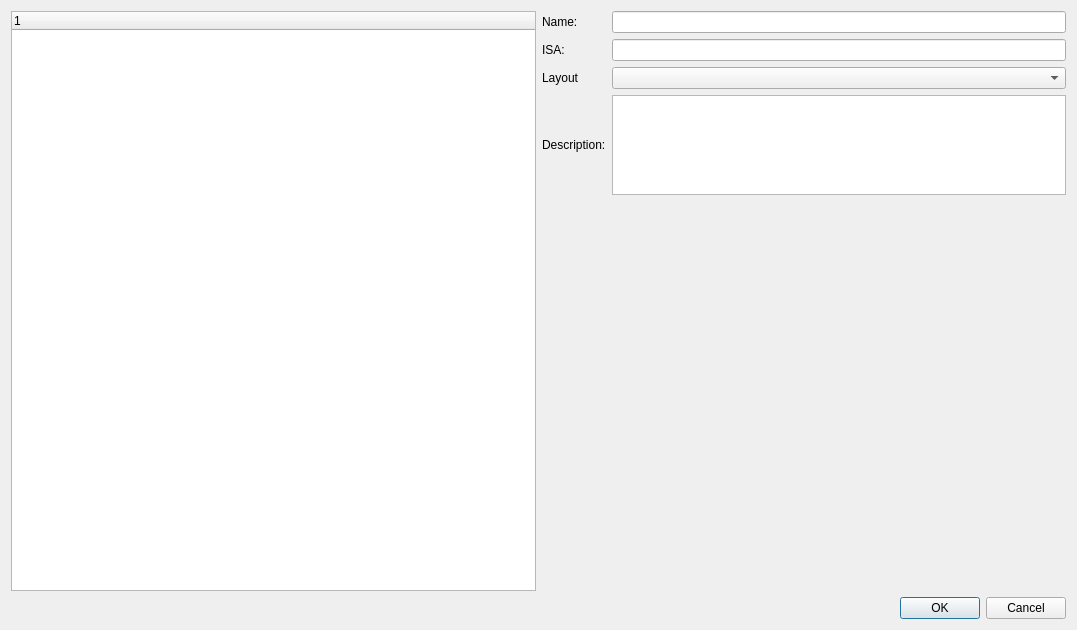
<?xml version="1.0" encoding="UTF-8"?>
<ui version="4.0">
 <class>Ripes::ProcessorSelectionDialog</class>
 <widget class="QDialog" name="Ripes::ProcessorSelectionDialog">
  <property name="geometry">
   <rect>
    <x>0</x>
    <y>0</y>
    <width>1077</width>
    <height>630</height>
   </rect>
  </property>
  <property name="windowTitle">
   <string>Dialog</string>
  </property>
  <property name="modal">
   <bool>true</bool>
  </property>
  <layout class="QVBoxLayout" name="verticalLayout_4">
   <item>
    <layout class="QVBoxLayout" name="verticalLayout_3">
     <item>
      <layout class="QHBoxLayout" name="horizontalLayout" stretch="0,0">
       <item>
        <widget class="QTreeWidget" name="processors">
         <column>
          <property name="text">
           <string notr="true">1</string>
          </property>
         </column>
        </widget>
       </item>
       <item>
        <layout class="QVBoxLayout" name="infoLayout" stretch="0,2">
         <item>
          <layout class="QGridLayout" name="gridLayout">
           <item row="1" column="1">
            <widget class="QLineEdit" name="ISA">
             <property name="readOnly">
              <bool>true</bool>
             </property>
            </widget>
           </item>
           <item row="0" column="0">
            <widget class="QLabel" name="label">
             <property name="text">
              <string>Name:</string>
             </property>
            </widget>
           </item>
           <item row="1" column="0">
            <widget class="QLabel" name="label_2">
             <property name="text">
              <string>ISA:</string>
             </property>
            </widget>
           </item>
           <item row="3" column="1">
            <widget class="QPlainTextEdit" name="description">
             <property name="sizePolicy">
              <sizepolicy hsizetype="MinimumExpanding" vsizetype="Preferred">
               <horstretch>0</horstretch>
               <verstretch>0</verstretch>
              </sizepolicy>
             </property>
             <property name="minimumSize">
              <size>
               <width>0</width>
               <height>100</height>
              </size>
             </property>
             <property name="maximumSize">
              <size>
               <width>16777215</width>
               <height>100</height>
              </size>
             </property>
             <property name="baseSize">
              <size>
               <width>0</width>
               <height>0</height>
              </size>
             </property>
             <property name="readOnly">
              <bool>true</bool>
             </property>
            </widget>
           </item>
           <item row="0" column="1">
            <widget class="QLineEdit" name="name">
             <property name="readOnly">
              <bool>true</bool>
             </property>
            </widget>
           </item>
           <item row="3" column="0">
            <widget class="QLabel" name="label_3">
             <property name="text">
              <string>Description:</string>
             </property>
            </widget>
           </item>
           <item row="2" column="0">
            <widget class="QLabel" name="label_4">
             <property name="text">
              <string>Layout</string>
             </property>
            </widget>
           </item>
           <item row="2" column="1">
            <widget class="QComboBox" name="layout"/>
           </item>
          </layout>
         </item>
         <item>
          <widget class="Ripes::RegisterInitializationWidget" name="regInitWidget" native="true">
           <property name="sizePolicy">
            <sizepolicy hsizetype="MinimumExpanding" vsizetype="Expanding">
             <horstretch>0</horstretch>
             <verstretch>2</verstretch>
            </sizepolicy>
           </property>
           <property name="minimumSize">
            <size>
             <width>0</width>
             <height>150</height>
            </size>
           </property>
          </widget>
         </item>
        </layout>
       </item>
      </layout>
     </item>
     <item>
      <layout class="QVBoxLayout" name="verticalLayout_5">
       <item>
        <widget class="QDialogButtonBox" name="buttonBox">
         <property name="standardButtons">
          <set>QDialogButtonBox::Cancel|QDialogButtonBox::Ok</set>
         </property>
        </widget>
       </item>
      </layout>
     </item>
    </layout>
   </item>
  </layout>
 </widget>
 <customwidgets>
  <customwidget>
   <class>Ripes::RegisterInitializationWidget</class>
   <extends>QWidget</extends>
   <header>registerinitializationwidget.h</header>
   <container>1</container>
  </customwidget>
 </customwidgets>
 <resources/>
 <connections/>
</ui>
